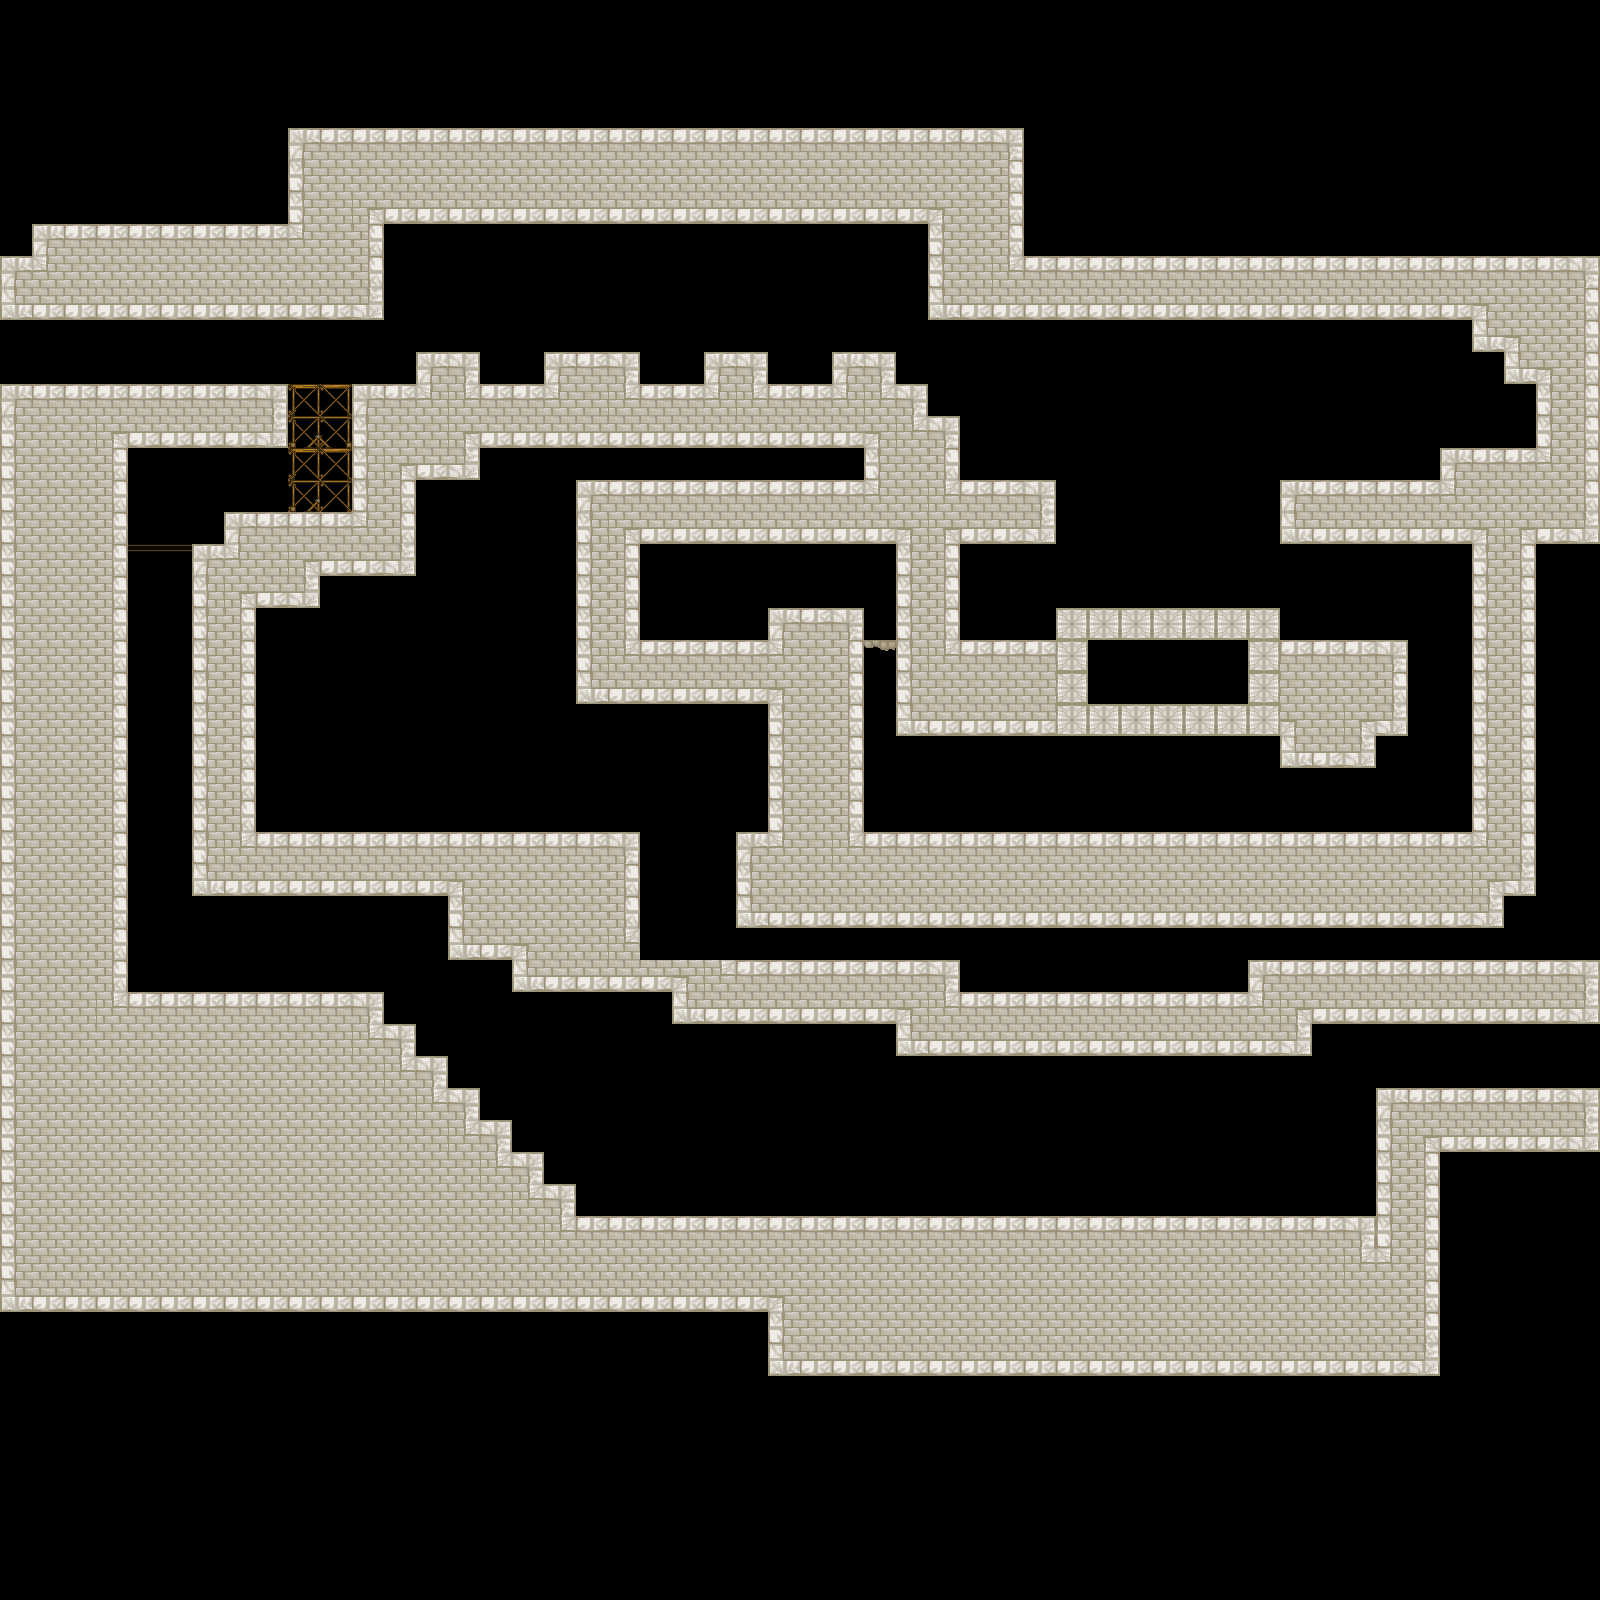

This is a level from a 2D game, rendered from its Tiled map with the project's own tilesets. A one-line summary and the map file follow, with tile-layer data summarised:
An orthogonal 50x50 tile map with 32x32 px tiles, 4 tile layers (Background2, Background3, Foreground1, Foreground2), 4 tilesets and 7 objects.

<map version="1.0" tiledversion="1.1.5" orientation="orthogonal" renderorder="right-down" width="50" height="50" tilewidth="32" tileheight="32" infinite="0" nextobjectid="22">
 <properties>
  <property name="unity:scale" value="0.03125" />
 </properties>
 <tileset firstgid="1" source="../../Tilesets/Example.tsx" />
 <tileset firstgid="31" source="../../Tilesets/cathedral.tsx" />
 <tileset firstgid="131" source="../../Tilesets/lab.tsx" />
 <tileset firstgid="231" source="../../Tilesets/palace.tsx" />
 <layer name="Background2" width="50" height="50">
  <properties>
   <property name="unity:sortingOrder" type="int" value="-4" />
  </properties>
  <data>[2500 cells, 2 non-empty, 2 distinct tile ids]</data>
 </layer>
 <layer name="Background3" width="50" height="50">
  <properties>
   <property name="unity:sortingOrder" type="int" value="-3" />
  </properties>
  <data>[2500 cells, 0 non-empty, 0 distinct tile ids]</data>
 </layer>
 <layer name="Foreground1" width="50" height="50">
  <properties>
   <property name="unity:sortingOrder" type="int" value="3" />
  </properties>
  <data>[2500 cells, 990 non-empty, 21 distinct tile ids]</data>
 </layer>
 <layer name="Foreground2" width="50" height="50">
  <properties>
   <property name="unity:sortingOrder" type="int" value="4" />
  </properties>
  <data>[2500 cells, 0 non-empty, 0 distinct tile ids]</data>
 </layer>
 <objectgroup name="walls">
  <properties>
   <property name="unity:layer" value="Obstacle" />
  </properties>
  <object id="12" x="0" y="320">
   <polyline points="0,0 384,0 384,-96 928,-96 928,0 1472,0 1472,32 1504,32 1504,64 1536,64 1536,128 1440,128 1440,160 1280,160 1280,224 1472,224 1472,256 1472,512 864,512 864,288 768,288 768,320 640,320 640,224 896,224 896,416 1280,416 1280,448 1376,448 1376,416 1408,416 1408,320 1248,320 1248,384 1088,384 1088,320 960,320 960,224 1056,224 1056,160 960,160 960,96 928,96 928,64 896,64 896,32 832,32 832,64 768,64 768,32 704,32 704,64 640,64 640,32 544,32 544,64 480,64 480,32 416,32 416,64 352,64 352,192 224,192 224,224 192,224 192,576 448,576 448,640 512,640 512,672 672,672 672,704 896,704 896,736 1312,736 1312,704 1600,704 1600,768 1376,768 1376,896 928,896 576,896 576,864 544,864 544,832 512,832 512,800 480,800 480,768 448,768 448,736 416,736 416,704 384,704 384,672 128,672 128,160 128,128 256,128 288,128 288,64 64,64 0,64 0,32 0,0" />
  </object>
  <object id="20" x="1056" y="640">
   <polyline points="0,0 0,-32 224,-32 224,0 0,0" />
  </object>
  <object id="21" x="320" y="608">
   <polyline points="0,0 -64,0 -64,224 288,224 320,224 320,352" />
  </object>
 </objectgroup>
 <objectgroup name="JumpThru">
  <properties>
   <property name="unity:layer" value="Obstacle" />
   <property name="unity:tag" value="JumpThru" />
  </properties>
  <object id="13" x="128" y="544">
   <polyline points="0,0 64,0" />
  </object>
  <object id="14" x="320" y="384">
   <polyline points="-32,0 32,0" />
  </object>
  <object id="15" x="320" y="448">
   <polyline points="-32,0 32,0" />
  </object>
  <object id="19" x="864" y="640">
   <polyline points="0,0 32,0" />
  </object>
 </objectgroup>
</map>
